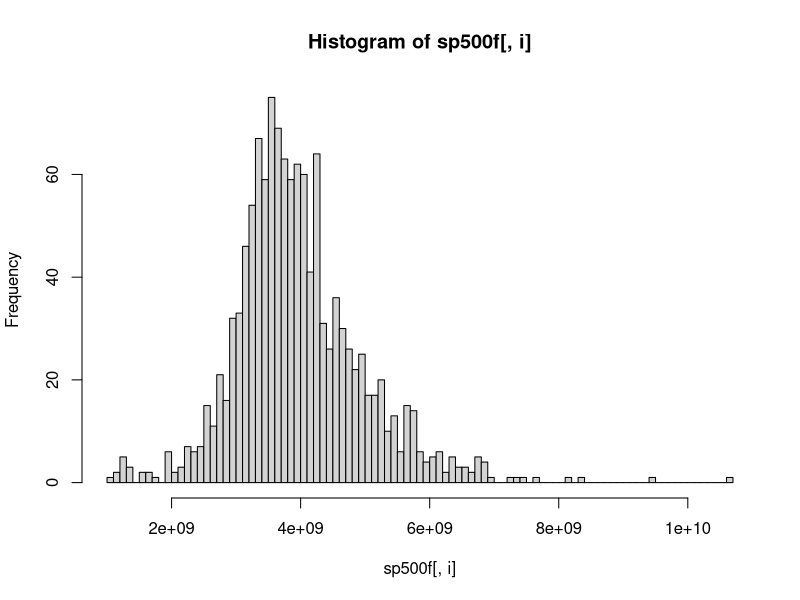
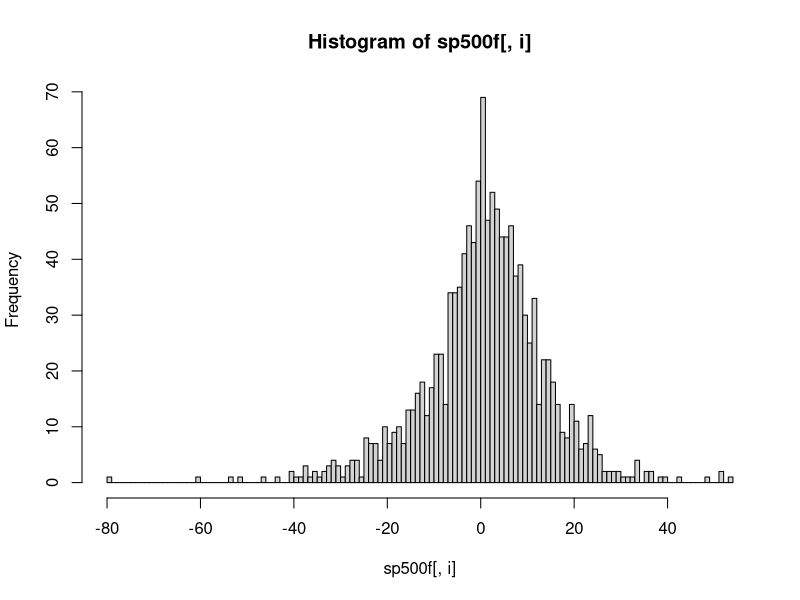
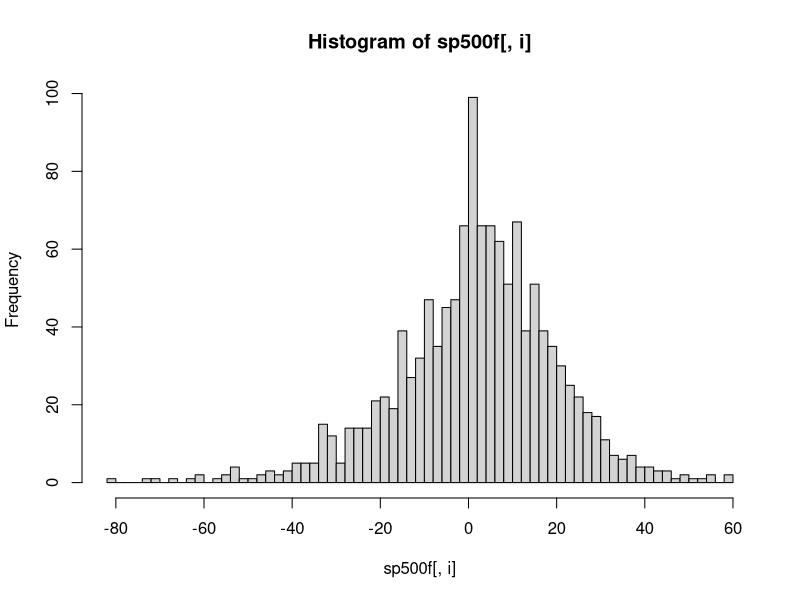
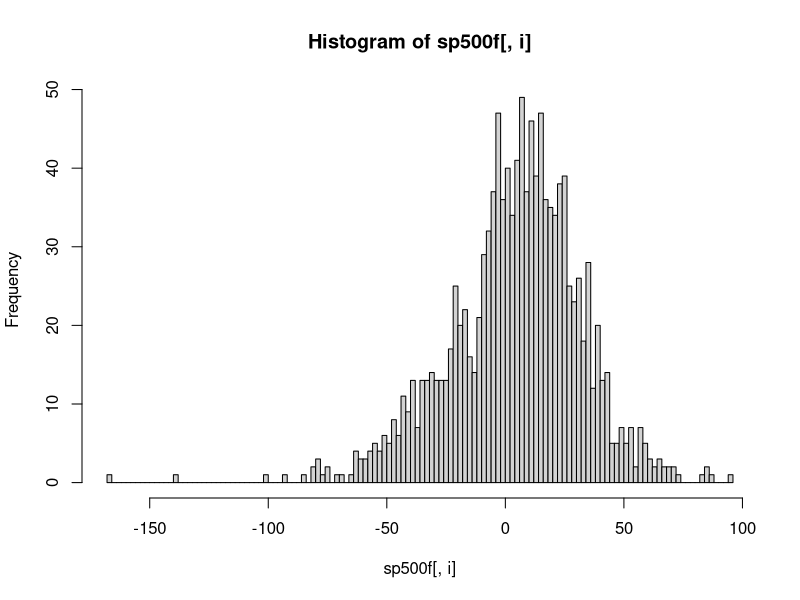
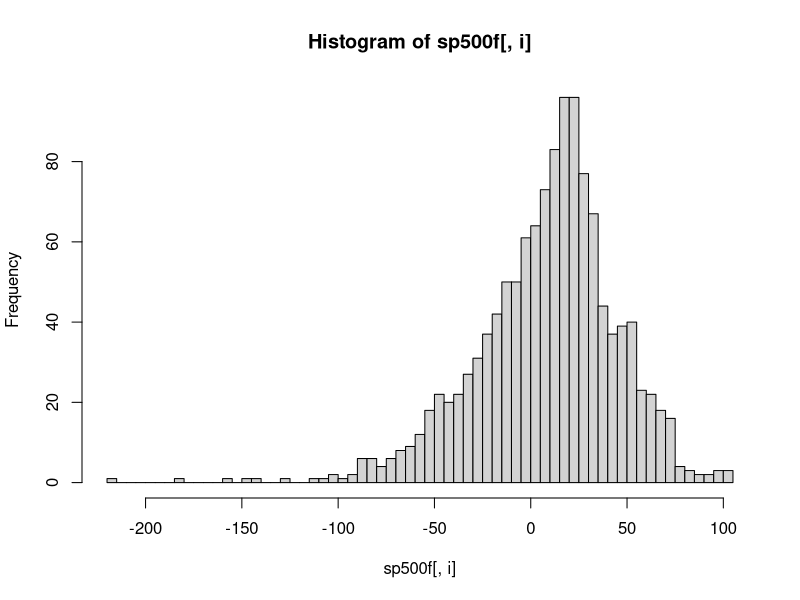
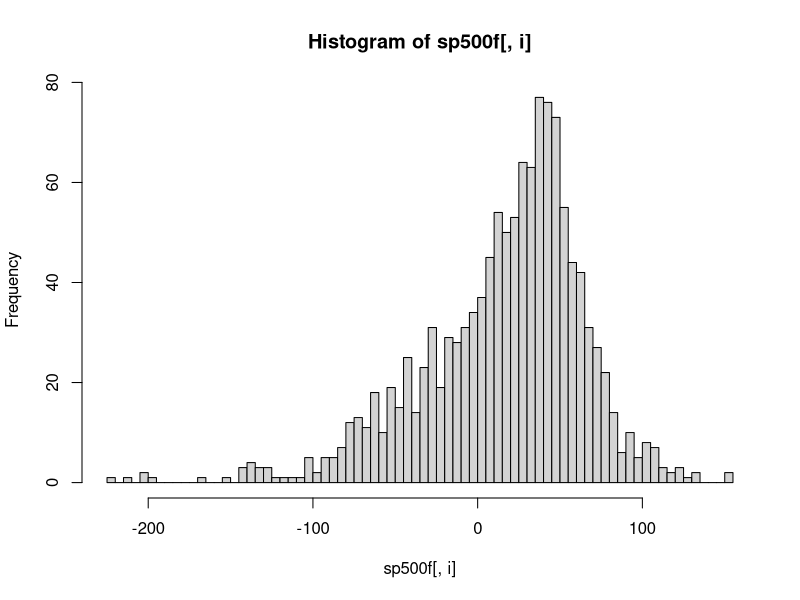
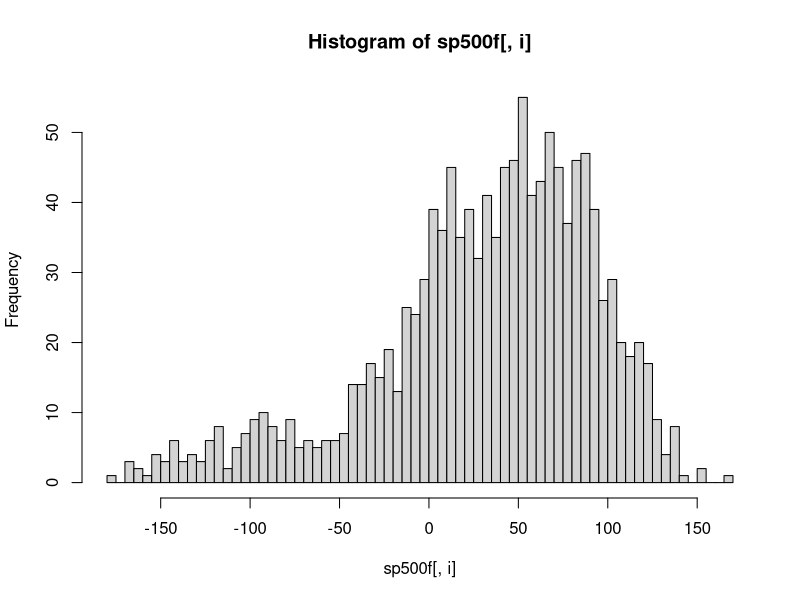
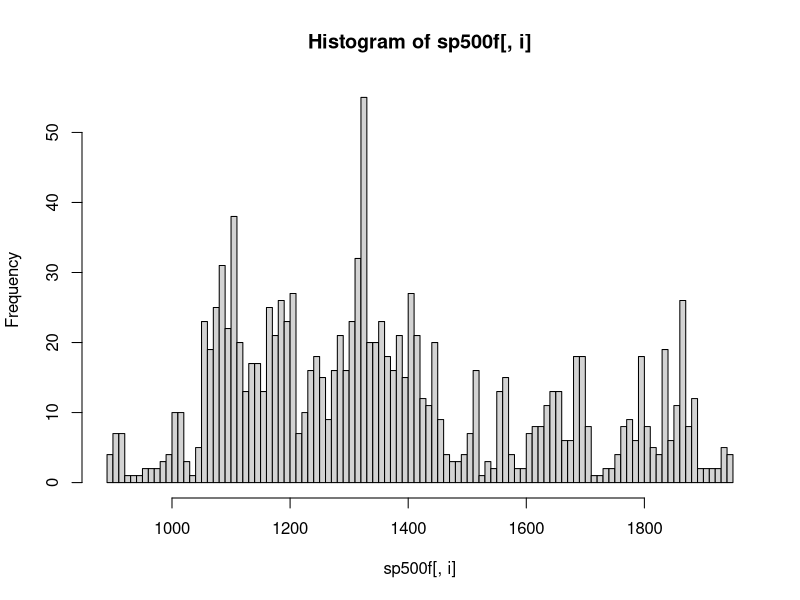

Write R code to recreate these figures, in order.
## ---- chunk 1
setwd("/Users/Robert/Dropbox/Class/Mr Stock Market meet Mr Data Scientist/spy611scripts/Rdemos")
#read in Feature file
sp500f <- read.table(file = "SP500_features.csv", header=TRUE, sep=",")
#remove columns 'Date' and 'CLose'
sp500f <- sp500f[,-which(names(sp500f) %in% c("Date","Close"))]
head(sp500f)   
## ---- chunk 2
summary(sp500f)
## ---- chunk 3
str(sp500f)
## ---- chunk 4
missingData = sum(is.na(sp500f))
if (missingData== 0) {
    cat("There is no Missing Data")
} else {cat("There are ", missingData, " pieces of missing data" )}
## ---- chunk 5
# There should be a way to do this automatically for all features 
mytable <- xtabs(~lead_1d+lag_1d, data=sp500f)
chisq.test(mytable)
library(vcd)
assocstats(mytable) 
## ---- chunk 6

for (i in 1:(length(sp500f)-1)) {
#    hist(sp500f[,i],main=colnames(sp500f)[i],breaks=100)
    hist(sp500f[,i],breaks=100)
}


#hist(sp500f$lag_cp1d,main="1 day lag",breaks=100)
#hist(sp500f$lag_cp2d,main="2 day lag",breaks=100)
#hist(sp500f$ma100,main="100 Day Moving Average",breaks=100)
#hist(sp500f$Volume,main="Volume",breaks=100,ylim=c(0,2000))
## ---- chunk 7
pairs(lead_1d ~ ., data=sp500f)  # 
